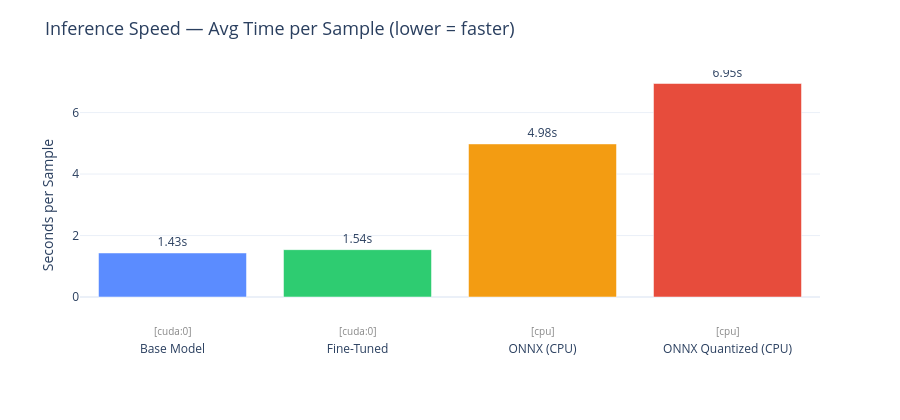

Notebook source saved alongside this figure:
### Markdown cell above
---
## 📊 Plot 5 — Inference Speed Comparison

**Average time per sample (seconds)** measured during evaluation.
GPU models (base, fine-tuned) are faster; CPU ONNX models trade speed for portability — quantization adds overhead here surprisingly.

### Code cell
# Plot 5 — Inference speed: avg time per sample

labels    = [MODEL_LABELS[m_] for m_ in MODELS]
times     = [m(m_)["avg_time_per_sample"] for m_ in MODELS]
gen_total = [m(m_)["generation_time_sec"] for m_ in MODELS]
devices   = [comprehensive[m_]["metadata"].get("device", "?") for m_ in MODELS]
colors_list = [COLORS[m_] for m_ in MODELS]

fig5 = go.Figure()

fig5.add_trace(go.Bar(
    x=labels,
    y=times,
    marker_color=colors_list,
    customdata=list(zip(gen_total, devices)),
    hovertemplate=(
        "<b>%{x}</b><br>"
        "Avg time/sample: %{y:.3f}s<br>"
        "Total gen time: %{customdata[0]:.1f}s<br>"
        "Device: %{customdata[1]}<extra></extra>"
    ),
    text=[f"{t:.2f}s" for t in times],
    textposition="outside",
))

# Add device annotation
for i, (label, device) in enumerate(zip(labels, devices)):
    fig5.add_annotation(
        x=label, y=0,
        text=f"[{device}]",
        showarrow=False, yanchor="top",
        yshift=-25, font=dict(size=10, color="#888"),
    )

fig5.update_layout(
    title_text="Inference Speed — Avg Time per Sample (lower = faster)",
    title_font_size=18,
    yaxis_title="Seconds per Sample",
    template="plotly_white",
    height=420,
    showlegend=False,
    margin=dict(t=70, b=80),
)

fig5.show()
save_plot(fig5, "05_inference_speed")

### Figure 1 — Plotly figure (JSON) as saved in the notebook; plotly's stock layout.template omitted (floating-point values rounded to 4 significant figures)
{"data": [{"customdata": [[1433.0, "cuda:0"], [1540.0, "cuda:0"], [4980.0, "cpu"], [6946.0, "cpu"]], "hovertemplate": "<b>%{x}</b><br>Avg time/sample: %{y:.3f}s<br>Total gen time: %{customdata[0]:.1f}s<br>Device: %{customdata[1]}<extra></extra>", "marker": {"color": ["#5B8CFF", "#2ECC71", "#F39C12", "#E74C3C"]}, "text": ["1.43s", "1.54s", "4.98s", "6.95s"], "textposition": "outside", "type": "bar", "x": ["Base Model", "Fine-Tuned", "ONNX (CPU)", "ONNX Quantized (CPU)"], "y": [1.433, 1.54, 4.98, 6.946]}], "layout": {"annotations": [{"font": {"color": "#888", "size": 10}, "showarrow": false, "text": "[cuda:0]", "x": "Base Model", "y": 0, "yanchor": "top", "yshift": -25}, {"font": {"color": "#888", "size": 10}, "showarrow": false, "text": "[cuda:0]", "x": "Fine-Tuned", "y": 0, "yanchor": "top", "yshift": -25}, {"font": {"color": "#888", "size": 10}, "showarrow": false, "text": "[cpu]", "x": "ONNX (CPU)", "y": 0, "yanchor": "top", "yshift": -25}, {"font": {"color": "#888", "size": 10}, "showarrow": false, "text": "[cpu]", "x": "ONNX Quantized (CPU)", "y": 0, "yanchor": "top", "yshift": -25}], "height": 420, "margin": {"b": 80, "t": 70}, "showlegend": false, "title": {"font": {"size": 18}, "text": "Inference Speed — Avg Time per Sample (lower = faster)"}, "yaxis": {"title": {"text": "Seconds per Sample"}}}}
